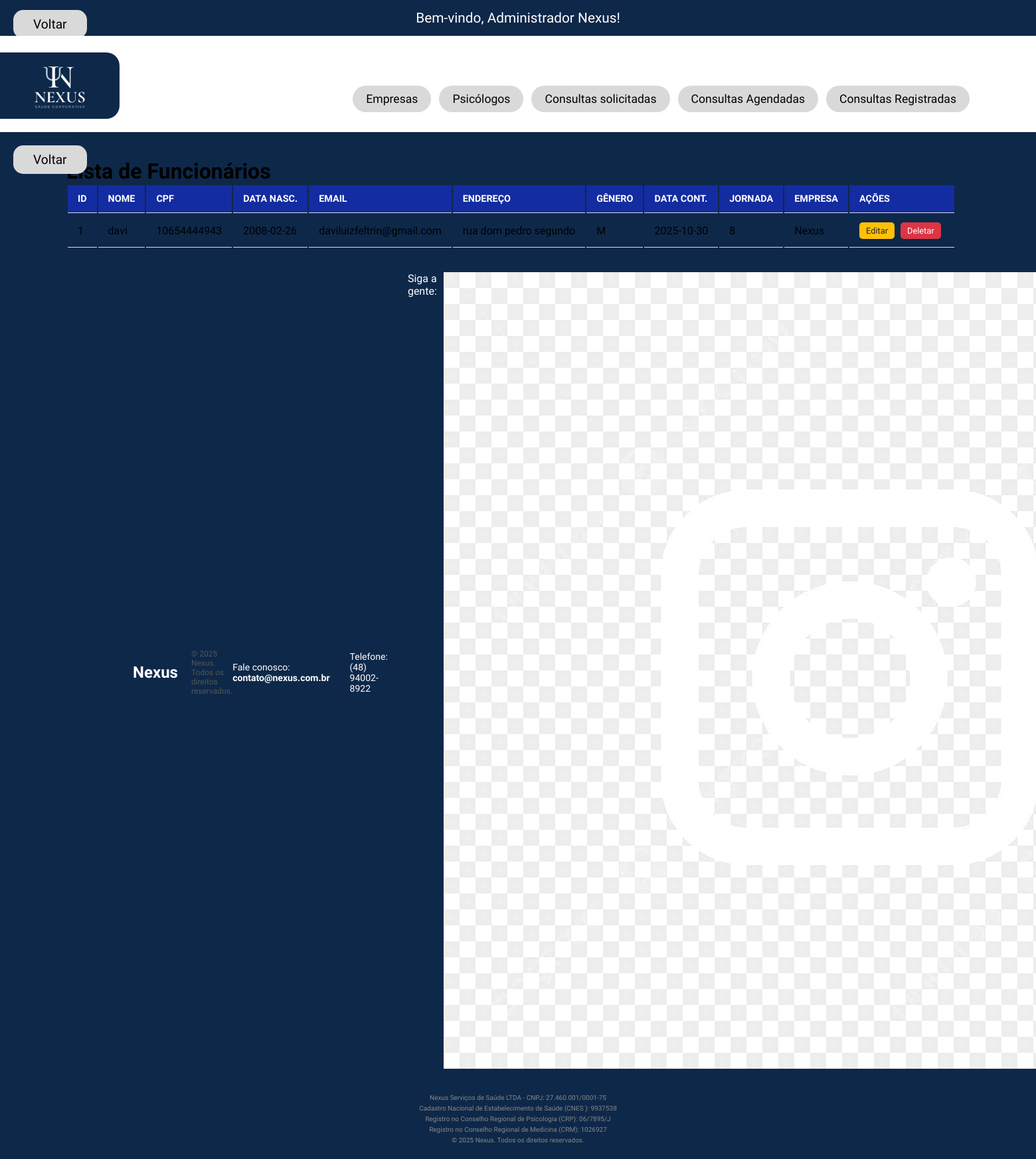
Page /listar_funcionarios.php on the committed database.
### tables this page shows
CREATE TABLE `funcionarios` (
  `id_funcionario` int(11) NOT NULL,
  `id_empresa` int(11) DEFAULT NULL,
  `cargo` varchar(50) DEFAULT NULL,
  `nome` varchar(50) DEFAULT NULL,
  `cpf` varchar(11) DEFAULT NULL,
  `data_nascimento` date DEFAULT NULL,
  `email` varchar(50) DEFAULT NULL,
  `endereco` varchar(50) DEFAULT NULL,
  `genero` char(1) DEFAULT NULL,
  `data_contratacao` date DEFAULT NULL,
  `jornada_de_trabalho` int(11) DEFAULT NULL,
  `motivacoes_busca` varchar(250) NOT NULL,
  `disponibilidade_consulta` varchar(50) DEFAULT NULL,
  `urgencia_consulta` char(1) DEFAULT NULL
);

CREATE TABLE `empresas` (
  `id_empresa` int(11) NOT NULL,
  `nome_empresa` varchar(50) DEFAULT NULL,
  `area_atuacao` varchar(50) DEFAULT NULL,
  `endereco` varchar(50) DEFAULT NULL,
  `telefone` int(11) DEFAULT NULL,
  `email` varchar(50) DEFAULT NULL,
  `cnpj` int(14) DEFAULT NULL,
  `porte_empresarial` char(3) DEFAULT NULL,
  `numero_de_funcionarios` int(11) DEFAULT NULL,
  `senha` varchar(50) DEFAULT NULL,
  `data_consulta` varchar(3) DEFAULT NULL
);

### listar_funcionarios.php (the view, shortened to what this page needs)
<?php
include 'includes/header_dashboard_admin.php';
include 'includes/conexao.php';
$sql = "SELECT f.id_funcionario, f.nome, f.cpf, f.data_nascimento, f.email, f.endereco, f.genero, f.data_contratacao, f.jornada_de_trabalho, e.nome_empresa
        FROM funcionarios f
        LEFT JOIN empresas e ON f.id_empresa = e.id_empresa";
$result = $conn->query($sql);
?>
<div class="back-button-container">
    <button class="btn-voltar" onclick="window.location.href='dashboard_admin.php'">Voltar</button>
</div>
<div class="container">
    <h1>Lista de Funcionários</h1>
    <table class="table">
        <thead>
            <tr>
                <th>ID</th>
                <th>Nome</th>
                <th>CPF</th>
                <th>Data Nasc.</th>
                <th>Email</th>
                <th>Endereço</th>
                <th>Gênero</th>
                <th>Data Cont.</th>
                <th>Jornada</th>
                <th>Empresa</th>
                <th>Ações</th>
            </tr>
        </thead>
        <tbody>
            <?php
            if ($result->num_rows > 0) {
                while($row = $result->fetch_assoc()) {
                    echo "<tr>";
                    echo "<td>" . $row["id_funcionario"] . "</td>";
                    echo "<td>" . $row["nome"] . "</td>";
                    echo "<td>" . $row["cpf"] . "</td>";
                    echo "<td>" . $row["data_nascimento"] . "</td>";
                    echo "<td>" . $row["email"] . "</td>";
                    echo "<td>" . $row["endereco"] . "</td>";
                    echo "<td>" . $row["genero"] . "</td>";
                    echo "<td>" . $row["data_contratacao"] . "</td>";
                    echo "<td>" . $row["jornada_de_trabalho"] . "</td>";
                    echo "<td>" . $row["nome_empresa"] . "</td>";
                    echo "<td>
                            <a href=\"editar_funcionario.php?id=" . $row["id_funcionario"] . "\" class=\"btn btn-warning btn-sm\">Editar</a>
                            <a href=\"deletar_funcionario.php?id=" . $row["id_funcionario"] . "\" class=\"btn btn-danger btn-sm\" onclick=\"return confirm(\'Tem certeza que deseja deletar este funcionário?\');\">Deletar</a>
                          </td>";
                    echo "</tr>";
                }
            } else {
                echo "<tr><td colspan=\"11\">Nenhum funcionário cadastrado.</td></tr>";
            }
            ?>
        </tbody>
    </table>
</div>
<?php
include 'includes/footer.php';
?>

### css/style.css (style rules this page uses)
* { margin: 0; padding: 0; box-sizing: border-box; }
body { font-family: 'Alexandria', sans-serif; background-color: #0e2849; overflow-x: hidden; }
.container { width: 100%; max-width: 1400px; margin: 0 auto; padding: 0 20px; }
.back-button-container { padding: 20px; background-color: #0e2849; }
.btn-voltar { background-color: #d9d9d9; color: #000; position: fixed; left: 20px; border: none; padding: 10px 30px; border-radius: 15px; font-size: 1.2rem; font-family: 'Alexandria', sans-serif; cursor: pointer; transition: all 0.3s ease; }
.table thead { background-color: #142ca1; color: white; }
.table th, .table td { padding: 12px 15px; text-align: left; border-bottom: 1px solid #ddd; }
.table th { font-weight: 700; text-transform: uppercase; font-size: 0.9rem; }
.btn-sm { padding: 5px 10px; font-size: 0.8rem; border-radius: 5px; margin-right: 5px; text-decoration: none; display: inline-block; transition: background-color 0.3s ease; }
.btn-warning { background-color: #ffc107; color: #212529; border: none; }
.btn-danger { background-color: #dc3545; color: white; border: none; }

### rows in the picture
funcionarios: id_funcionario "1", nome "davi", cpf "10654444943", data_nascimento "2008-02-26", email "daviluizfeltrin@gmail.com", endereco "rua dom pedro segundo", genero "M", data_contratacao "2025-10-30", jornada_de_trabalho "8", id_empresa.nome_empresa "Nexus"
